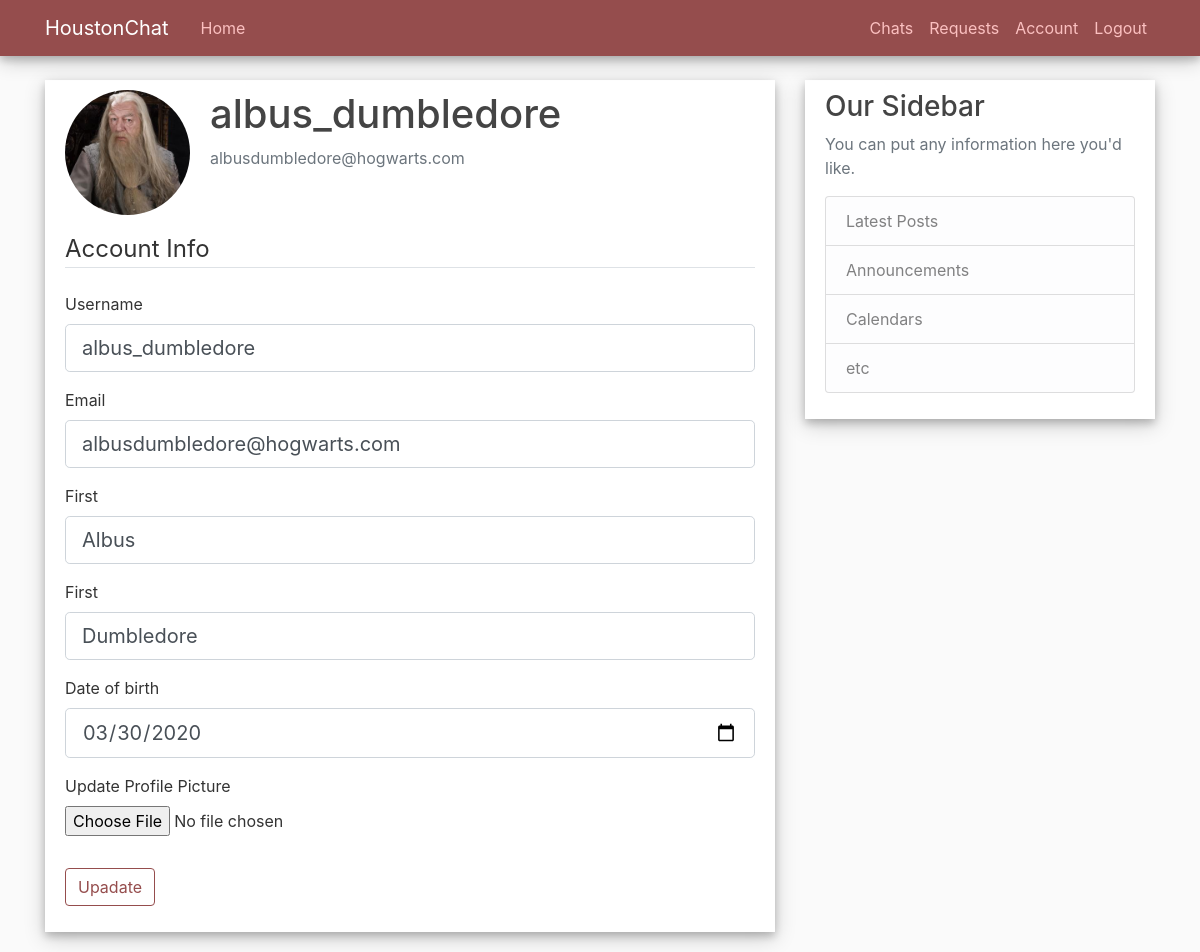
Screenshot of /account (signed in) with the database file from the repository.
### chat/models.py (models this page shows, shortened)
class User(db.Model, UserMixin):
    id = db.Column(db.Integer, primary_key=True)
    username = db.Column(db.String(40), unique=True, nullable=False)
    first_name = db.Column(db.String(20), nullable=True, unique=False)
    last_name = db.Column(db.String(20), nullable=True, unique=False)
    date_of_birth = db.Column(db.Date, nullable=True)
    email = db.Column(db.String(120), unique=True, nullable=False)
    image_file = db.Column(db.String(20), nullable=False, default='default.jpg')
    password = db.Column(db.String(60), nullable=False)

### chat/routes.py (the view)
@app.route("/account", methods=['GET', 'POST'])
@login_required
def account():
    form = UpdateAccountForm()
    if form.validate_on_submit():
        if form.date_of_birth.data:
            current_user.date_of_birth = form.date_of_birth.data
        if form.picture.data:
            picture_file = save_picture(form.picture.data)
            current_user.image_file = picture_file
        current_user.username = form.username.data
        current_user.first_name = form.first_name.data
        current_user.last_name = form.last_name.data
        current_user.email = form.email.data
        db.session.commit()
        flash('You account has been updated!', 'success')
        return redirect(url_for('account'))
    elif request.method == 'GET':
        form.username.data = current_user.username
        form.email.data = current_user.email
        form.first_name.data = current_user.first_name
        form.last_name.data = current_user.last_name
        form.date_of_birth.data = current_user.date_of_birth
    image_file = url_for('static', filename='profile_pics/' + current_user.image_file)
    return render_template('account.html', title='Account', image_file=image_file, form=form)

### chat/forms.py (shortened to what this page needs)
class UpdateAccountForm(FlaskForm):
    username = StringField('Username',
                            validators=[DataRequired(), Length(min=2, max=20)])
    email = StringField('Email',
                            validators=[DataRequired(), Email()])
    first_name = StringField('First',
                            validators=[DataRequired(), Length(min=2, max=20)])
    last_name = StringField('First',
                            validators=[DataRequired(), Length(min=2, max=20)])
    date_of_birth = DateField('Date of birth')
    picture = FileField('Update Profile Picture', validators=[FileAllowed(['jpg', 'png', 'jpeg'])])
    submit = SubmitField('Upadate')

### chat/models.py (called while the page is built)
@login_manager.user_loader
def load_user(user_id):
    return User.query.get(int(user_id))

### chat/templates/account.html (shortened to what this page needs)
{% extends "layout.html" %}
{% block content %}
    <div class="content-section">
      <div class="media">
        <img class="rounded-circle account-img" src="{{ image_file }}">
        <div class="media-body">
          <h2 class="account-heading">{{ current_user.username }}</h2>
          <p class="text-secondary">{{ current_user.email }}</p>
        </div>
      </div>
        <form method="POST" action="" enctype="multipart/form-data">
            <fieldset class="form-group">
                <legend class="border-bottom mb-4">Account Info</legend>
                <div class="form-group">
                    {{ form.username.label(class="form-control-label") }}
                    {% if form.username.errors %}
                        {{ form.username(class="form-control form-control-lg is-invalid") }}
                        <div class="invalid-feedback">
                            {% for error in form.username.errors %}
                                <span>{{ error }}</span>
                            {% endfor %}
                        </div>
                    {% else %}
                        {{ form.username(class="form-control form-control-lg") }}
                    {% endif %}
                </div>
                <div class="form-group">
                    {{ form.email.label(class="form-control-label") }}
                    {% if form.email.errors %}
                        {{ form.email(class="form-control form-control-lg is-invalid") }}
                        <div class="invalid-feedback">
                            {% for error in form.email.errors %}
                                <span>{{ error }}</span>
                            {% endfor %}
                        </div>
                    {% else %}
                        {{ form.email(class="form-control form-control-lg") }}
                    {% endif %}
                </div>
                <div class="form-group">
                    {{ form.first_name.label(class="form-control-label") }}
                    {% if form.first_name.errors %}
                        {{ form.first_name(class="form-control form-control-lg is-invalid") }}
                        <div class="invalid-feedback">
                            {% for error in form.first_name.errors %}
                                <span>{{ error }}</span>
                            {% endfor %}
                        </div>
                    {% else %}
                        {{ form.first_name(class="form-control form-control-lg") }}
                    {% endif %}
                </div>
                <div class="form-group">
                    {{ form.last_name.label(class="form-control-label") }}
                    {% if form.last_name.errors %}
                        {{ form.last_name(class="form-control form-control-lg is-invalid") }}
                        <div class="invalid-feedback">
                            {% for error in form.last_name.errors %}
                                <span>{{ error }}</span>
                            {% endfor %}
                        </div>
                    {% else %}
                        {{ form.last_name(class="form-control form-control-lg") }}
                    {% endif %}
                </div>
                <div class="form-group">
                    {{ form.date_of_birth.label(class="form-control-label") }}
                    {% if form.date_of_birth.errors %}
                        {{ form.date_of_birth(class="form-control form-control-lg is-invalid") }}
                        <div class="invalid-feedback">
                            {% for error in form.date_of_birth.errors %}
                                <span>{{ error }}</span>
                            {% endfor %}
                        </div>
                    {% else %}
                        {{ form.date_of_birth(class="form-control form-control-lg") }}
                    {% endif %}
                </div>
                <div class="form-group">
                    {{ form.picture.label() }}
                    {{ form.picture(class="form-control-file") }}
                </div>
            </fieldset>
            <div class="form-group">
                {{ form.submit(class="btn btn-outline-info") }}
            </div>
        </form>
    </div>
{% endblock content %}

### chat/static/main.css (style rules this page uses)
body { background: #fafafa; color: #333333; margin-top: 5rem; }
h1, h2, h3, h4, h5, h6 { color: #444444 ; }
.content-section { background: #ffffff; padding: 10px 20px; box-shadow: 0 4px 8px 0 rgba(0, 0, 0, 0.2), 0 6px 20px 0 rgba(0, 0, 0, 0.19); margin-bottom: 20px; }
.account-img { height: 125px; width: 125px; margin-right: 20px; margin-bottom: 16px; }
.account-heading { font-size: 2.5rem; }
.btn-outline-info { color: rgb(149, 77, 77); border-color: rgb(149, 77, 77); }

### rows the page displays
User: username "albus_dumbledore", email "albusdumbledore@hogwarts.com", first_name "Albus", last_name "Dumbledore", date_of_birth "03/30/2020"
